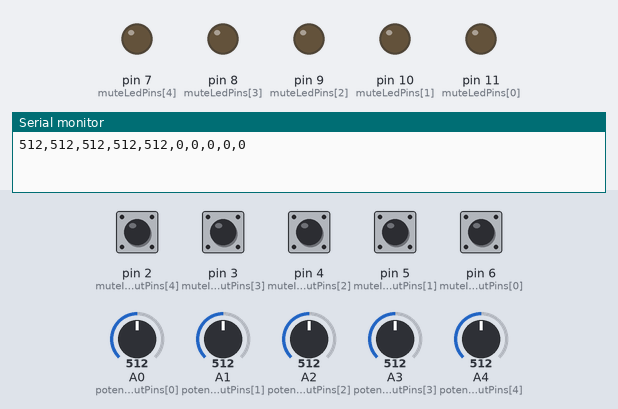
The sketch below on a simulated Arduino Uno, built with avr-gcc and run on an emulated ATmega328P. Parts: output pins drawn as LEDs (lit = HIGH), the last lines printed to the serial monitor. The inputs (shaded band) are chosen by the test bench; at power-on: pin 2 (muteInputPins[4]), pin 3 (muteInputPins[3]), pin 4 (muteInputPins[2]), pin 5 (muteInputPins[1]), pin 6 (muteInputPins[0]) HIGH, A0 (potentiometerInputPins[0]) = 512, A1 (potentiometerInputPins[1]) = 512, A2 (potentiometerInputPins[2]) = 512, A3 (potentiometerInputPins[3]) = 512, A4 (potentiometerInputPins[4]) = 512.

Above: at 1.2 s.
1.3 s: pin 2 (muteInputPins[4]) pulled LOW for 0.15 s
At 2.5 s:
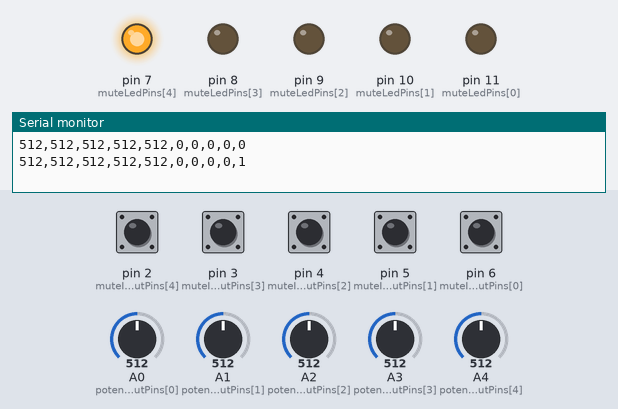
2.9 s: pin 3 (muteInputPins[3]) pulled LOW for 0.15 s
At 3.8 s:
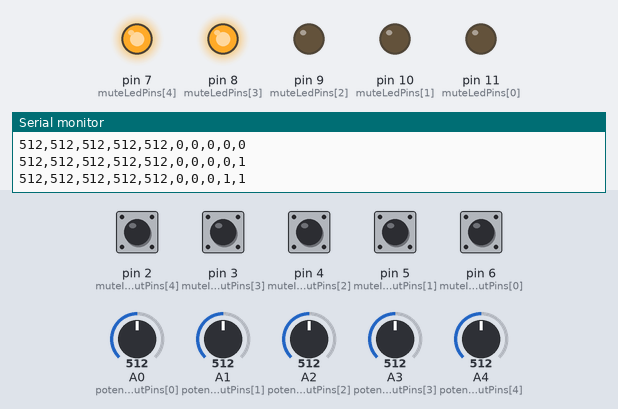
4.5 s: pin 4 (muteInputPins[2]) pulled LOW for 0.15 s
At 4.9 s:
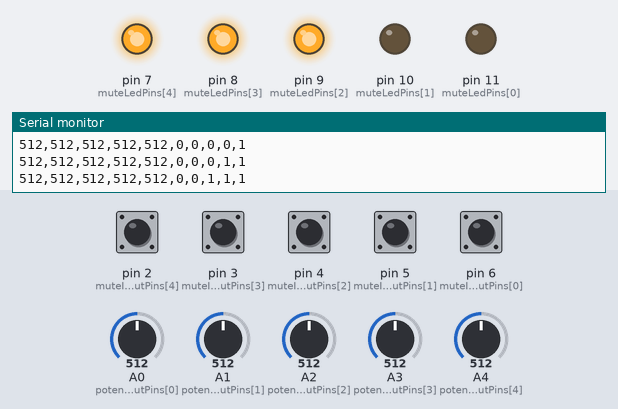
6.1 s: pin 5 (muteInputPins[1]) pulled LOW for 0.15 s
At 7.3 s:
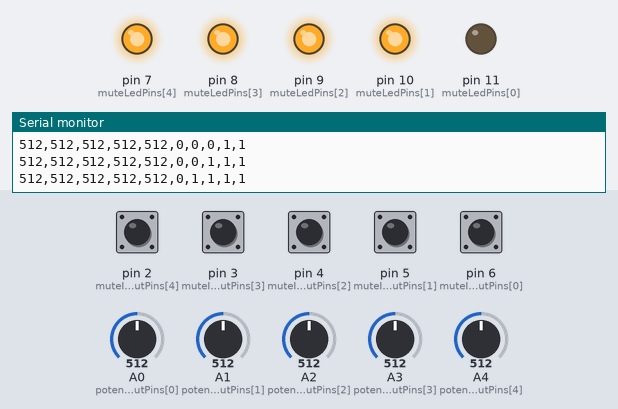
7.7 s: pin 6 (muteInputPins[0]) pulled LOW for 0.15 s
At 8.4 s:
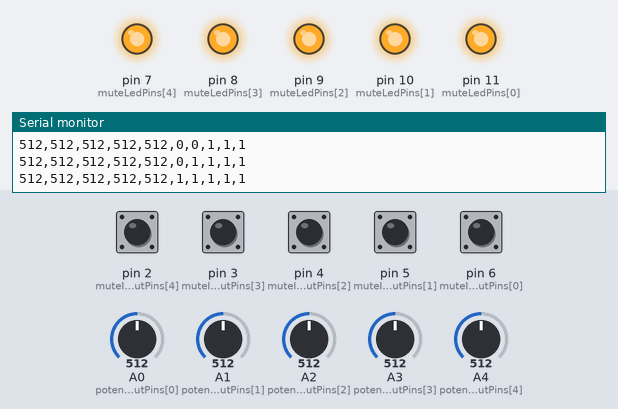
9.3 s: pin 2 (muteInputPins[4]) pulled LOW for 1 s
At 10.8 s:
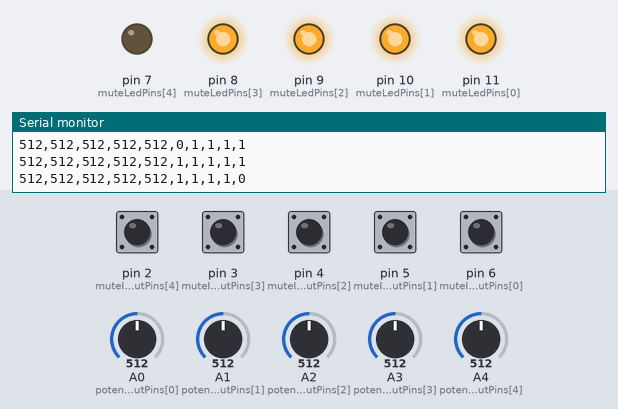
Timing chart, 0 to 12.3 s (numbered marks = the images above; inputs shaded):
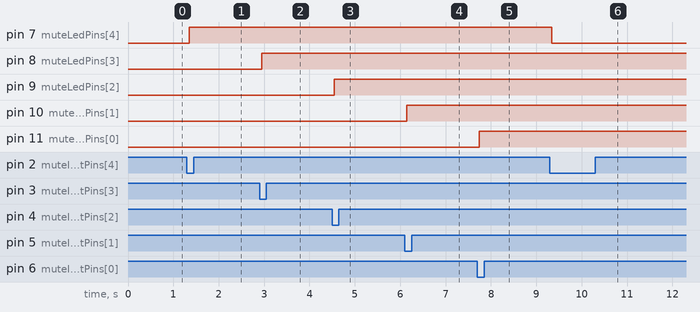

Measured:
- after the input at 1.3 s, pin 7 (muteLedPins[4]): LOW → HIGH after 0.05 s
- after the input at 2.9 s, pin 8 (muteLedPins[3]): LOW → HIGH after 0.05 s
- after the input at 4.5 s, pin 9 (muteLedPins[2]): LOW → HIGH at once
- after the input at 6.1 s, pin 10 (muteLedPins[1]): LOW → HIGH at once
- after the input at 7.7 s, pin 11 (muteLedPins[0]): LOW → HIGH at once
- after the input at 9.3 s, pin 7 (muteLedPins[4]): HIGH → LOW at once

The sketch:

volware.ino
```cpp
/**
 * VolWare
 *
 * This program reads values from physical knobs (potentiometers) connected to
 * the Arduino and reports changes over the serial connection. It filters out
 * small fluctuations to report only significant changes.
 *
 * HARDWARE SETUP:
 * - Connect first potentiometer middle pin to analog pin A0
 * - Connect second potentiometer middle pin to analog pin A1
 * - Connect outer pins of each potentiometer to 5V and GND
 *
 * OUTPUT FORMAT:
 * value1,value2,...,mute1,mute2,...\n
 * - where values are between 0-1023 representing potentiometer positions
 * - mute values are 0 or 1 indicating mute state (if applicable)
 */

// =================== USER SPECIFIC SETTINGS ===================

// Hardware configuration
const int potentiometerInputPins[] = {A0, A1, A2, A3, A4};
const int numPotentiometers = 5; // Number of potentiometers connected

const int muteInputPins[] = {6, 5, 4, 3, 2}; // Digital pins for mute buttons
const int muteLedPins[] = {11, 10, 9, 8, 7};   // Digital pins for mute LEDs
const int numMuteButtons = 5;       // Number of mute buttons connected

// Sensitivity setting - how much a value must change to be reported
const int noiseThreshold =
    2; // Increase for less noise, decrease for more sensitivity

// =================== Global Variables ===================

// Arrays to store previous readings for comparison
int potValues[numPotentiometers] = {};
byte muteValues[numPotentiometers] = {};
byte previousButtonStates[numMuteButtons] = {};

/**
 * Sets up mute buttons with proper pin modes
 */
void setupMuteButtons() {
    for (int i = 0; i < numMuteButtons; i++) {
        pinMode(muteInputPins[i],
                INPUT_PULLUP); // Set mute pins as input with pull-up resistor
        pinMode(muteLedPins[i], OUTPUT);   // Set mute LED pins as output
        digitalWrite(muteLedPins[i], LOW); // Initialize mute LEDs to off (LOW)
        muteValues[i] = 0; // Initialize mute values to 0 (not muted)
        previousButtonStates[i] = LOW; // Initialize previous button states
    }
}

/**
 * Setup function - runs once when Arduino powers on
 * Initializes communication and validates settings
 */
void setup() {
    // Start serial communication
    Serial.begin(115200);

    // Setup mute buttons if any are connected
    if (numMuteButtons > 0) {
        setupMuteButtons();
    }

    // Safety check to prevent threshold being too low
    if (noiseThreshold < 1) {
        Serial.println("Noise threshold must be greater than 0.");
        while (true) {
            delay(1000); // Wait indefinitely - program stops here
        }
    }
}

/**
 * Main program loop - runs continuously
 * Reads potentiometer values and sends updates when significant changes occur
 */
void loop() {
    String msg; // Message that will be sent via serial if changes are detected
    bool changed =
        false; // Flag to track if any potentiometer changed significantly

    // Check serial port for sync command
    if (Serial.available()) {
        char c = Serial.read(); // Read the incoming byte
        if (c == 's') {
            changed = true; // Set changed to true if 's' is received
        }
    }

    // Read each potentiometer one by one
    for (int i = 0; i < numPotentiometers; i++) {
        delay(10);

        // Read the current position of the potentiometer (range: 0-1023)
        int potReading = analogRead(potentiometerInputPins[i]);
        byte muteReading = digitalRead(muteInputPins[i]);

        // Check if value changed enough to be reported (beyond noise threshold)
        if (abs(potValues[i] - potReading) >= noiseThreshold) {
            potValues[i] = potReading; // Update stored value
            changed = true;            // Mark that we have a significant change
        }

        // Check if mute button pressed
        if (previousButtonStates[i] == HIGH && muteReading == LOW && numMuteButtons > 0) {
            muteValues[i] = muteValues[i] == 0 ? 1 : 0; // Toggle mute state
            digitalWrite(muteLedPins[i],
                         muteValues[i] == 1 ? HIGH : LOW); // Update LED
            changed = true; // Mark that we have a significant change
        }

        // Update previous button state for next loop iteration
        previousButtonStates[i] = muteReading;
    }

    // Build the output message with all current values
    // Format: "value1,value2,...,mute1,mute2,...\n"
    for (int i = 0; i < numPotentiometers; i++) {
        msg += String(potValues[i]); // Append potentiometer value to message
        msg += ",";                  // Add comma separator
    }

    for (int i = 0; i < numMuteButtons; i++) {
        msg += String(muteValues[i]); // Append mute value to message
        msg += ",";                   // Add comma separator
    }

    msg.remove(msg.length() - 1); // Remove the last comma
    msg += "\n";                  // Add newline character at the end

    // Only send data when at least one value has changed significantly
    if (changed) {
        Serial.print(msg); // Send the formatted message
    }
}
```
